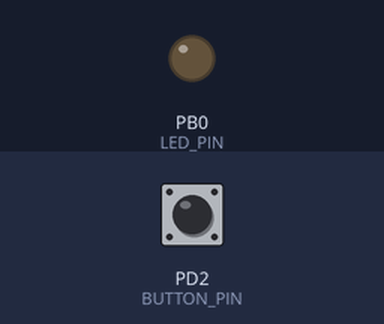
Bench run of a program on a simulated ATmega32, built with avr-gcc and emulated at 8 MHz (the files do not name the chip). Parts: output pins drawn as LEDs (lit = HIGH). The inputs (shaded band) are chosen by the test bench; at power-on: PD2 (BUTTON_PIN) HIGH.

Above: at 1.2 s.
1.3 s: PD2 (BUTTON_PIN) pulled LOW for 0.15 s
At 1.7 s:
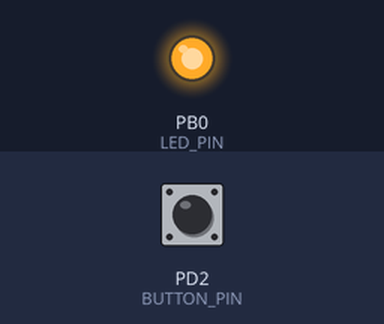
2.9 s: PD2 (BUTTON_PIN) pulled LOW for 1 s
At 4.1 s:
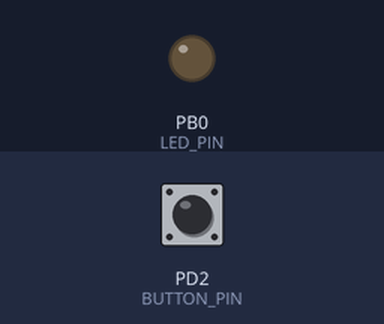
5.4 s: PD2 (BUTTON_PIN) pulled LOW for 3.2 s
At 6.0 s:
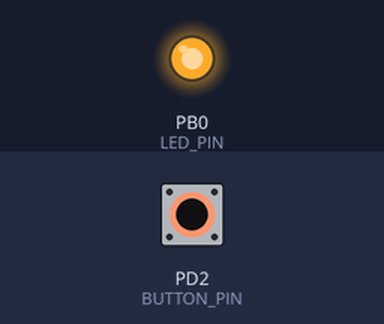
Timing chart, 0 to 8.4 s (numbered marks = the images above; inputs shaded):
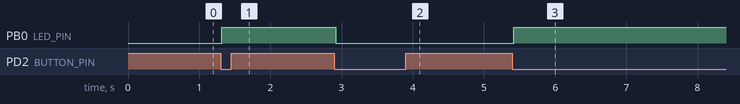

The program:

main.c
```c
#ifndef F_CPU
#define F_CPU 8000000UL
#endif
#include <avr/interrupt.h>
#include <avr/io.h>
#include <util/atomic.h>
#include <stdint.h>
#define LED_DDR        DDRB
#define LED_PORT       PORTB
#define LED_PIN        PB0
#define BUTTON_DDR     DDRD
#define BUTTON_PORT    PORTD
#define BUTTON_INPUT   PIND
#define BUTTON_PIN     PD2
#define DEBOUNCE_TICKS 20U
static volatile uint8_t button_press_event;
ISR(TIMER2_COMP_vect)
{
    static uint8_t debounce_ticks;
    static uint8_t button_is_pressed;
    if ((BUTTON_INPUT & (1U << BUTTON_PIN)) == 0U) {
        if (debounce_ticks < DEBOUNCE_TICKS) {
            ++debounce_ticks;
        }
        if ((debounce_ticks == DEBOUNCE_TICKS) && (button_is_pressed == 0U)) {
            button_is_pressed = 1U;
            button_press_event = 1U;
        }
    } else {
        if (debounce_ticks > 0U) {
            --debounce_ticks;
        } else {
            button_is_pressed = 0U;
        }
    }
}
static void timer2_init(void)
{
    /* 8 MHz / 64 / (124 + 1) = 1 kHz (one interrupt per millisecond). */
    TCCR2 = (1U << WGM21) | (1U << CS22);
    OCR2 = 124U;
    TIMSK |= (1U << OCIE2);
}
int main(void)
{
    uint8_t led_is_on = 0U;
    LED_DDR |= (1U << LED_PIN);
    LED_PORT &= (uint8_t)~(1U << LED_PIN);
    BUTTON_DDR &= (uint8_t)~(1U << BUTTON_PIN);
    BUTTON_PORT |= (1U << BUTTON_PIN); /* Enable the internal pull-up. */
    timer2_init();
    sei();
    for (;;) {
        uint8_t press_event;
        ATOMIC_BLOCK(ATOMIC_RESTORESTATE) {
            press_event = button_press_event;
            button_press_event = 0U;
        }
        if (press_event != 0U) {
            led_is_on ^= 1U;
            if (led_is_on != 0U) {
                LED_PORT |= (1U << LED_PIN);
            } else {
                LED_PORT &= (uint8_t)~(1U << LED_PIN);
            }
        }
    }
}
```

Measured:
- after the input at 1.3 s, PB0 (LED_PIN): LOW → HIGH at once
- after the input at 2.9 s, PB0 (LED_PIN): HIGH → LOW at once
- after the input at 5.4 s, PB0 (LED_PIN): LOW → HIGH at once
